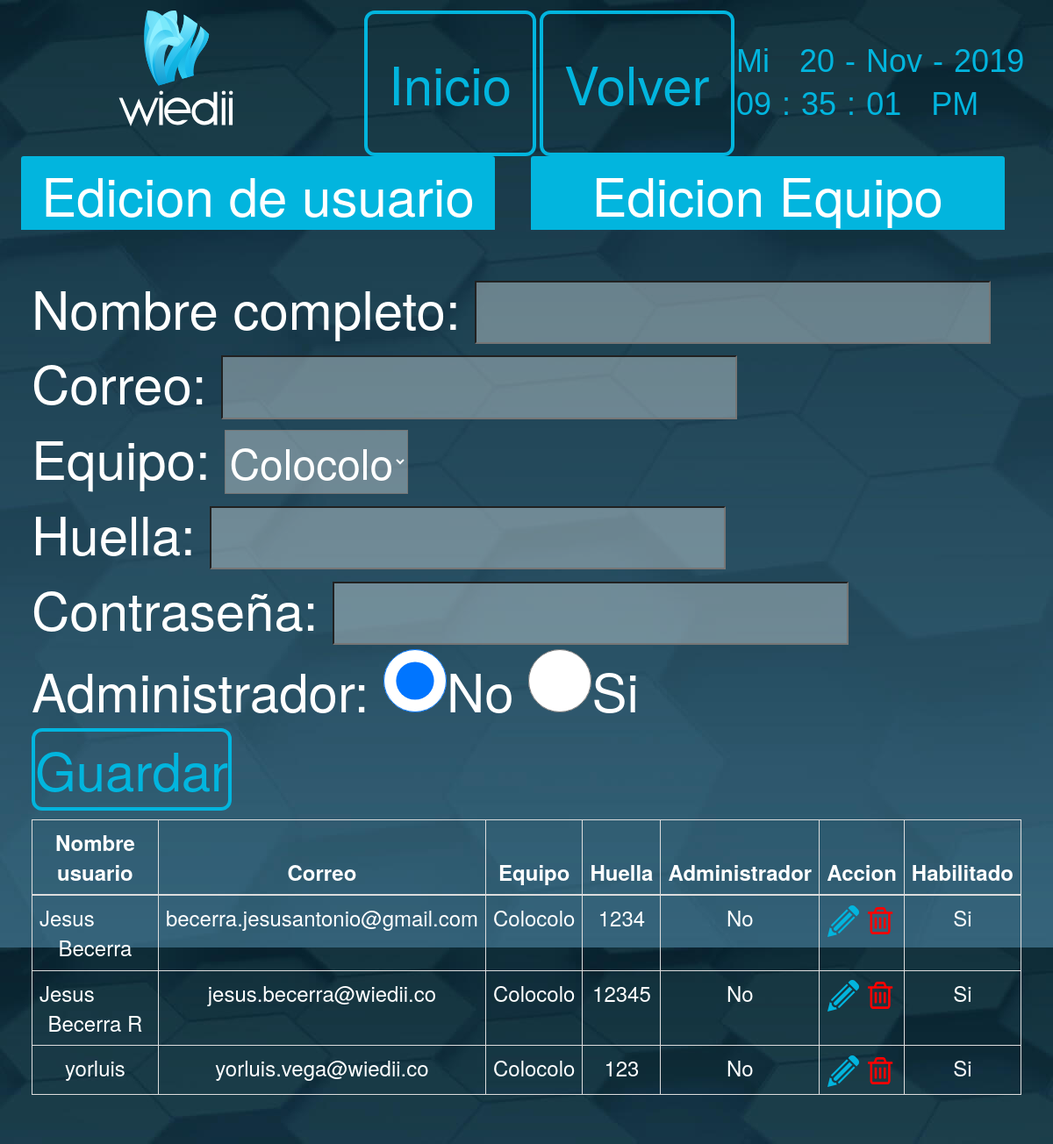
Page /include/admuse.php on the committed database.
### tables this page shows
CREATE TABLE `usuarios` (
  `id` int(11) NOT NULL,
  `nombre_usu` varchar(255) DEFAULT NULL,
  `huella` varchar(255) NOT NULL,
  `contrasena` varchar(255) NOT NULL,
  `Id_equipo` int(11) NOT NULL,
  `correo` varchar(255) NOT NULL,
  `fecha` timestamp NOT NULL DEFAULT CURRENT_TIMESTAMP,
  `estado` char(2) NOT NULL,
  `admini` char(2) NOT NULL
);

CREATE TABLE `equipos` (
  `Id_equipo` int(11) NOT NULL,
  `nombre_equipo` varchar(255) NOT NULL,
  `hora_entrada` time NOT NULL,
  `hora_salida` time NOT NULL
);

### include/admuse.php (the view, shortened to what this page needs)
<?php include "header.php"; ?>
<div class="tabs-wrapper ">
        <label for="tab1" class="label-1 "><h3>Edicion de usuario</h3></label>
        <label for="tab2" class="label-2 "><h3>Edicion Equipo</h3></label>
  <div class="tab-body-wrapper">
  <form action="save_task.php" method="post">
    <div id="tab-body-1" class="tab-body">
      <p>Nombre completo: <input type="text" name="nombrenuevo" id="nombrenuevo"><br> Correo:
        <input type="text" name="correonuevo" id="correonuevo"> <br> Equipo:
        <select class="custom-select" name="teams" id="teams">
        <?php include "equipos.php"; ?>
        </select> <br> Huella: <input type="text" name="huellanuevo" id="huellanuevo">
        <br>Contraseña: <input type="text" name="contrasena" id="contrasena"> <br>
        Administrador:
            <input type="radio" class="chkbox" name="administrador" value="No" checked >No
            <input type="radio" class="chkbox" name="administrador" value="Si" >Si
            <br>
            <input type="submit" class="bguarda btn" name='guardar_persona' value="Guardar">
        </p>
        <table class="table table-bordered" style="font-size: 2vw;"id="tablausu">
        <thead>
          <tr>
            <th>Nombre usuario</th>
            <th>Correo</th>
            <th>Equipo</th>
            <th>Huella</th>
            <th>Administrador</th>
            <th>Accion</th>
            <th>Habilitado</th>
          </tr>
        </thead>
        <tbody>
          <?php
              $query = "SELECT * FROM usuarios u, equipos e
              where u.Id_equipo=e.Id_equipo ORDER BY admini DESC, estado DESC, nombre_usu ASC";
              $result_tasks = mysqli_query($conn, $query);
              while($row = mysqli_fetch_assoc($result_tasks)) { ?>
                  <tr style="text-align-last: center;">
                    <td><?php echo $row['nombre_usu'];?></td>
                    <td><?php echo $row['correo']; ?></td>
                    <td><?php echo $row['nombre_equipo']; ?></td>
                    <td><?php echo $row['huella']; ?></td>
                    <td><?php echo $row['admini']; ?></td>
                    <td>
              <a href="edit.php?id=<?php echo $row['id']?>"style="background-color: transparent;
              border-color:transparent"> <img class="icons" src="../img/editar.svg" alt="" >
              </a>
              <a href="delete_task.php?id=<?php echo $row['id']?>"style="background-color: transparent;
              border-color:transparent"> <img class="icons" src="../img/Trash.svg" alt="" >
              </a>
            </td>
                    <td><?php echo $row['estado']; ?></td>
                    </tr>
              <?php } ?>
        </tbody>
      </table>
    </div></form>
    </div>
    </div>
<?php include "footer.php"; ?>

### include/header.php (shortened to what this page needs)
<html lang="es">
<head>
    <link rel="stylesheet" href="../css/bootstrap.min.css">
    <link rel="stylesheet" href="../css/style.css">
    <link rel="stylesheet" href="https://use.fontawesome.com/releases/v5.6.3/css/all.css"
>
    <div class="row, cabecera">
        <div class="col-xs-4 col-md-4"><img src="../img/verticalwiedii.svg" alt="" class="imgwiedii"></div>
        <div class="col-xs-2 col-md-2"><a href="../index.php">
        <button class="binh" type="button" class="" >Inicio</button></a></div>
        <div class="col-xs-2 col-md-2"><a href="javascript:window.history.back();">
        <button class="binh" type="button" class="">Volver</button></a></div>
        <div class="col-xs-3 col-md-2"><?php include "reloj.php"?></div>
    </div>
</head>
<body background="../img/fondo1.jpeg">

### include/reloj.php
<div class="contenedor">
  <div class="widget">
    <table class="fecha">
      <tr>
        <td>
          <p id="diaSemana" class="diaSemana"></p>
        </td>
        <td>
          <p>&nbsp</p>
        </td>
        <td>
          <p id="dia" class="dia"></p>
        </td>
        <td>
          <p>-</p>
        </td>
        <td>
          <p id="mes" class="mes"></p>
        </td>
        <td>
          <p>-</p>
        </td>
        <td>
          <p id="anio" class="anio"></p>
        </td>
      </tr>
    </table>
    <table class="reloj">
      <tr>
        <td>
          <p id="horas" class="horas"></p>
        </td>
        <td>
          <p>:</p>
        </td>
        <td>
          <p id="minutos" class="minutos"></p>
        </td>
        <td>
          <p>:</p>
        </td>
        <td>
          <p id="segundos"></p>
        </td>
        <td>
          <p>&nbsp</p>
        </td>
        <td>
          <p id="ampm"></p>
        </td>
      </tr>
    </table>
  </div>
</div>

### include/equipos.php (shortened to what this page needs)
<option value="1">Colocolo</option>

### include/footer.php (shortened to what this page needs)
</body>
</html>

### css/style.css (style rules this page uses)
body { font-family: "Helvetica Neue", Helvetica, Arial, sans-serif; font-size: 5vw; line-height: 1.42857143; color: white; }
.cabecera { width: 100%; height: auto; margin-left: 0px; text-align: center; }
.imgwiedii { width: 50%; height: 11vw; margin-top: 1vw; }
.binh { margin-top: 1vw; background-color: transparent; border: 4px solid rgb(2, 181, 222); color: rgb(2, 181, 222); padding: 3vw 2vw; text-align: center; text-decoration: none; display: inline-block; font-size: 5vw; border-radius: 12px; }
.bguarda { margin-top: 0vw; background-color: transparent; border: 4px solid rgb(2, 181, 222); color: rgb(2, 181, 222); padding: 0vw 0vw; text-align: center; text-decoration: none; display: inline-block; font-size: 5vw; border-radius: 12px; }
* { margin: 0; padding: 0; box-sizing: border-box; }
.contenedor { width: 5vw; height: 10vw; position: absolute; max-width: 10vw; margin: auto; background: transparent; }
.widget { width: 2vw; height: 2vw; position: absolute; top: 0; bottom: 0; left: 0; right: 0; margin: auto; }
.widget p { display: inline-block; line-height: 2vw; margin: 10 6 10px; color: rgb(2, 181, 222); }
.fecha { font-family: arial; text-align: start; font-size: 3vw; margin-bottom: 5px; background: transparent; padding: 1vw; width: 2vw; }
.reloj { font-family: Arial, "Helvetica Neue", Helvetica, sans-serif; width: 2vw; padding: 1vw; font-size: 3vw; text-align: start; background: transparent; }
input { background-color: rgba(238, 244, 245, 0.363); color: white; }
::placeholder { color: white; opacity: 1; }
.h1, .h2, .h3, h1, h2, h3 { margin-top: 10px; margin-bottom: 10px; }
.h3, h3 { font-size: 5vw; }
.col-md-1, .col-md-10, .col-md-11, .col-md-12, .col-md-2, .col-md-3, .col-md-4, .col-md-5, .col-md-6, .col-md-7, .col-md-8, .col-md-9 { text-align: center; }
.col-xs-1, .col-xs-10, .col-xs-11, .col-xs-12, .col-xs-2, .col-xs-3, .col-xs-4, .col-xs-5, .col-xs-6, .col-xs-7, .col-xs-8, .col-xs-9 { text-align: center; }
.tabs-wrapper { margin: 0% 0% 0 00%; }
.tabs-wrapper label { transition: background 0.4s ease-in-out, height 0.2s linear; display: inline-block; cursor: pointer; color: #dbdbd3; width: 50vw; height: 7vw; border-top-left-radius: 3px; border-top-right-radius: 3px; background: #525252; font-size: 2vw; text-align: center; line-height: 0em; }
label.label-1 { background-color: rgb(2, 181, 222); color: white; }
label.label-2 { background-color: rgb(2, 181, 222); color: white; }
.tabs-wrapper label:last-of-type { border-bottom: none; }
.tab-body { position: absolute; opacity: 0; padding: 3vw; -webkit-transform: scale(0); -moz-transform: scale(0); -ms-transform: scale(0); -o-transform: scale(0); transform: scale(0); }
.tab-body-wrapper { background: transparent; border-top: transparent 5px solid; border-bottom-right-radius: 0px; border-bottom-left-radius: 0px; border-top-right-radius: 0px; }
#tab1:checked ~ .tab-body-wrapper #tab-body-1, #tab2:checked ~ .tab-body-wrapper #tab-body-2 { position: relative; opacity: 1; -webkit-transition: all 0s ease-in-out; -moz-transition: all 0s ease-in-out; -ms-transition: all 0s ease-in-out; -o-transition: all 0s ease-in-out; transition: all 0s ease-in-out; -webkit-transform: scale(1); -moz-transform: scale(1); -ms-transform: scale(1); -o-transform: scale(1); transform: scale(1); }
label { max-width: 45%; margin-left: 2vw; }
button, input, optgroup, select, textarea { color: white; background-color: rgba(238, 244, 245, 0.363); font-size: 4vw; font-size-adjust: none; }
.chkbox { width: 6vw; height: 6vw; }
.table > caption + thead > tr:first-child > td, .table > caption + thead > tr:first-child > th, .table > colgroup + thead > tr:first-child > td, .table > colgroup + thead > tr:first-child > th, .table > thead:first-child > tr:first-child > td, .table > thead:first-child > tr:first-child > th { text-align: center; text-align-last: center; }
.icons { width: 3vw; }

### rows in the picture
usuarios: nombre_usu "Jesus Becerra", correo "becerra.jesusantonio@gmail.com", Id_equipo.nombre_equipo "Colocolo", huella "1234", admini "No", estado "Si"
usuarios: nombre_usu "Jesus Becerra R", correo "jesus.becerra@wiedii.co", Id_equipo.nombre_equipo "Colocolo", huella "12345", admini "No", estado "Si"
usuarios: nombre_usu "yorluis", correo "yorluis.vega@wiedii.co", Id_equipo.nombre_equipo "Colocolo", huella "123", admini "No", estado "Si"
